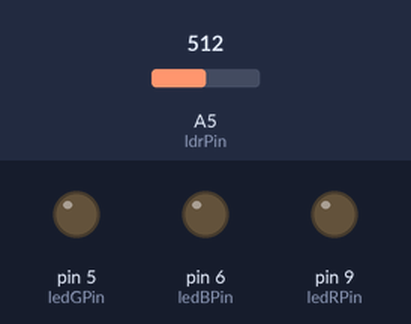
Simulated run of this sketch. Board: Arduino Uno, built with avr-gcc and run on an emulated ATmega328P. Shown: output pins drawn as LEDs (lit = HIGH). The inputs (shaded band) are chosen by the test bench; at power-on: A5 (ldrPin) = 512.

Above: at 1.2 s.
1.3 s: A5 (ldrPin) set to 209
2.8 s: A5 (ldrPin) set to 193
At 3.9 s:
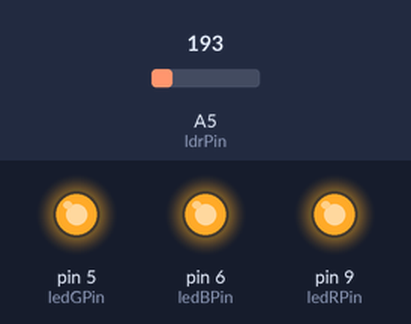
4.3 s: A5 (ldrPin) set to 210
At 5.0 s:
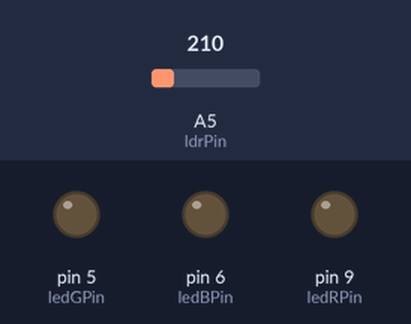
5.8 s: A5 (ldrPin) set to 190
At 6.2 s:
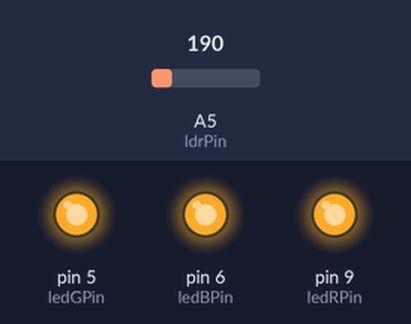
Timing chart, 0 to 8.3 s (numbered marks = the images above; inputs shaded):
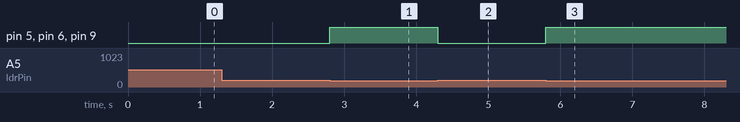

Measured:
- the behaviour switches between 200 and 199 on A5 (ldrPin) (found by bisection; images 0 and 1)
- after the input at 1.3 s, every drawn part: stays the same
- after the input at 2.8 s, pin 5 (ledGPin), pin 6 (ledBPin), pin 9 (ledRPin): LOW → HIGH at once
- after the input at 4.3 s, pin 5 (ledGPin), pin 6 (ledBPin), pin 9 (ledRPin): HIGH → LOW at once
- after the input at 5.8 s, pin 5 (ledGPin), pin 6 (ledBPin), pin 9 (ledRPin): LOW → HIGH at once

The sketch:

Linterna_automatica.ino
```cpp
/*
   Linterna automática
   Sistema para controlar el encendido de un LED RGB
   en funcion de la intensidad luminosa
   Con poca luz ilumina de color blanco, con mucha lu se apaga

   LDR pin A5
   LED RGB pines 9, 5, 6

   Noviembre 207
   Jose Pujol
*/

// variables constantes para los pines
const int ldrPin = A5;    // establece el pin de la LDR
// pines del LED RGB
const int ledRPin = 9; // establece el pin del LED rojo
const int ledGPin = 5; // establece el pin del LED verde
const int ledBPin = 6; // establece el pin del LED azul


// variables que pueden cambiar
int ldrValue = 0; // variable para almacenar el valor de la LDR
int ldrlevel = 200; // nivel de cambio del valor de la LDR

void setup() {
  // establece el LED como una salida
  pinMode(ledRPin, OUTPUT);
  pinMode(ledGPin, OUTPUT);
  pinMode(ledBPin, OUTPUT);
}

void loop() {
  // lee el valor del sensor
  ldrValue = analogRead(ldrPin);
  // si el valor es menor enciende los LEDs
  if (ldrValue < ldrlevel) {
    digitalWrite(ledRPin, HIGH);
    digitalWrite(ledGPin, HIGH);
    digitalWrite(ledBPin, HIGH);
  }
  // sino los apaga
  else {
    digitalWrite(ledRPin, LOW);
    digitalWrite(ledGPin, LOW);
    digitalWrite(ledBPin, LOW);
  }
}
```
